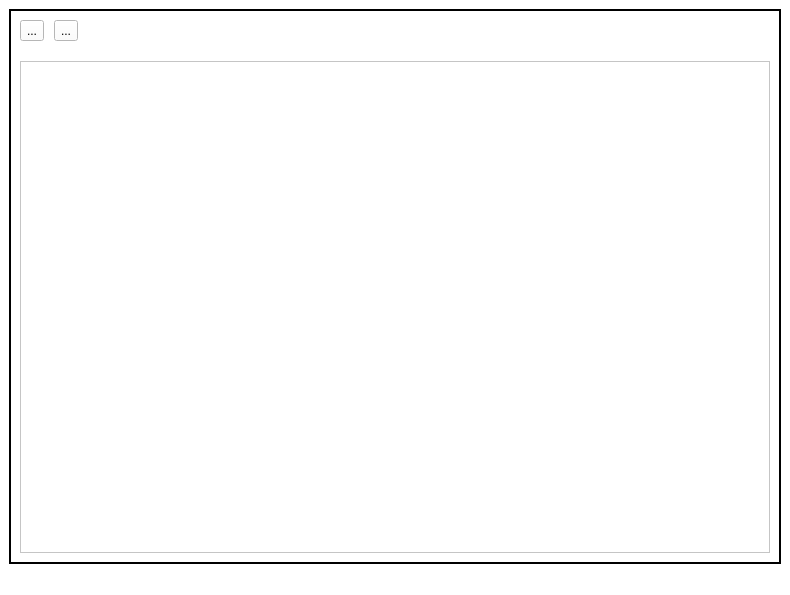
<?xml version="1.0" encoding="UTF-8"?>
<ui version="4.0">
 <class>EditDoc_Window</class>
 <widget class="QMainWindow" name="EditDoc_Window">
  <property name="geometry">
   <rect>
    <x>0</x>
    <y>0</y>
    <width>790</width>
    <height>595</height>
   </rect>
  </property>
  <property name="minimumSize">
   <size>
    <width>790</width>
    <height>595</height>
   </size>
  </property>
  <property name="windowTitle">
   <string>Editar Documentos</string>
  </property>
  <property name="windowIcon">
   <iconset>
    <normaloff>//nas01/DATOS/Comunes/EIPSA-ERP/Iconos/icon.ico</normaloff>//nas01/DATOS/Comunes/EIPSA-ERP/Iconos/icon.ico</iconset>
  </property>
  <property name="styleSheet">
   <string notr="true">QWidget {
background-color: rgb(255, 255, 255);
}

.QFrame {
	border: 2px solid black;
}

QPushButton {
background-color: #33bdef;
  border: 1px solid transparent;
  border-radius: 3px;
  color: #fff;
  font-family: -apple-system,system-ui,&quot;Segoe UI&quot;,&quot;Liberation Sans&quot;,sans-serif;
  font-size: 15px;
  font-weight: 800;
  line-height: 1.15385;
  margin: 0;
  outline: none;
  padding: 8px .8em;
  text-align: center;
  text-decoration: none;
  vertical-align: baseline;
  white-space: nowrap;
}

QPushButton:hover {
	background-color: #019ad2;
	border-color: rgb(0, 0, 0);
}

QPushButton:focus {
	background-color: #019ad2;
	border-color: rgb(0, 0, 0);
}

QPushButton:pressed {
	background-color: rgb(1, 140, 190);
	border-color: rgb(255, 255, 255)
}

QPushButton:focus:pressed {
    background-color: rgb(1, 140, 190);
    border-color: rgb(255, 255, 255);
}</string>
  </property>
  <widget class="QWidget" name="centralwidget">
   <layout class="QGridLayout" name="gridLayout">
    <item row="0" column="0">
     <widget class="QFrame" name="frame">
      <property name="frameShape">
       <enum>QFrame::StyledPanel</enum>
      </property>
      <property name="frameShadow">
       <enum>QFrame::Raised</enum>
      </property>
      <layout class="QGridLayout" name="gridLayout_2">
       <property name="verticalSpacing">
        <number>10</number>
       </property>
       <item row="3" column="0">
        <widget class="QTableWidget" name="tableEditDoc">
         <property name="alternatingRowColors">
          <bool>false</bool>
         </property>
         <property name="sortingEnabled">
          <bool>true</bool>
         </property>
        </widget>
       </item>
       <item row="2" column="0">
        <spacer name="vSpacer1">
         <property name="orientation">
          <enum>Qt::Vertical</enum>
         </property>
         <property name="sizeType">
          <enum>QSizePolicy::Fixed</enum>
         </property>
         <property name="sizeHint" stdset="0">
          <size>
           <width>20</width>
           <height>10</height>
          </size>
         </property>
        </spacer>
       </item>
       <item row="1" column="0">
        <layout class="QHBoxLayout" name="hcab">
         <item>
          <widget class="QToolButton" name="toolSave">
           <property name="text">
            <string>...</string>
           </property>
          </widget>
         </item>
         <item>
          <spacer name="hcabspacer1">
           <property name="orientation">
            <enum>Qt::Horizontal</enum>
           </property>
           <property name="sizeType">
            <enum>QSizePolicy::Fixed</enum>
           </property>
           <property name="sizeHint" stdset="0">
            <size>
             <width>10</width>
             <height>20</height>
            </size>
           </property>
          </spacer>
         </item>
         <item>
          <widget class="QToolButton" name="toolDeleteFilter">
           <property name="text">
            <string>...</string>
           </property>
          </widget>
         </item>
         <item>
          <spacer name="hcabspacer2">
           <property name="orientation">
            <enum>Qt::Horizontal</enum>
           </property>
           <property name="sizeHint" stdset="0">
            <size>
             <width>40</width>
             <height>20</height>
            </size>
           </property>
          </spacer>
         </item>
        </layout>
       </item>
      </layout>
     </widget>
    </item>
   </layout>
  </widget>
  <widget class="QMenuBar" name="menubar">
   <property name="geometry">
    <rect>
     <x>0</x>
     <y>0</y>
     <width>790</width>
     <height>22</height>
    </rect>
   </property>
  </widget>
  <widget class="QStatusBar" name="statusbar"/>
 </widget>
 <tabstops>
  <tabstop>tableEditDoc</tabstop>
 </tabstops>
 <resources/>
 <connections/>
</ui>
